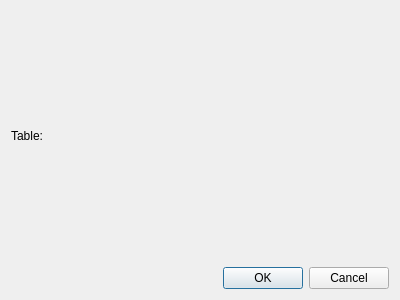
<?xml version="1.0" encoding="UTF-8"?>
<ui version="4.0">
 <class>chooseTableDialog</class>
 <widget class="QDialog" name="chooseTableDialog">
  <property name="geometry">
   <rect>
    <x>0</x>
    <y>0</y>
    <width>400</width>
    <height>300</height>
   </rect>
  </property>
  <property name="windowTitle">
   <string>Dialog</string>
  </property>
  <layout class="QVBoxLayout" name="verticalLayout">
   <item>
    <layout class="QHBoxLayout" name="horizontalLayout">
     <item>
      <widget class="QLabel" name="label">
       <property name="text">
        <string>Table:</string>
       </property>
      </widget>
     </item>
    </layout>
   </item>
   <item>
    <widget class="QDialogButtonBox" name="buttonBox">
     <property name="orientation">
      <enum>Qt::Horizontal</enum>
     </property>
     <property name="standardButtons">
      <set>QDialogButtonBox::Cancel|QDialogButtonBox::Ok</set>
     </property>
    </widget>
   </item>
  </layout>
 </widget>
 <resources/>
 <connections>
  <connection>
   <sender>buttonBox</sender>
   <signal>accepted()</signal>
   <receiver>chooseTableDialog</receiver>
   <slot>accept()</slot>
   <hints>
    <hint type="sourcelabel">
     <x>248</x>
     <y>254</y>
    </hint>
    <hint type="destinationlabel">
     <x>157</x>
     <y>274</y>
    </hint>
   </hints>
  </connection>
  <connection>
   <sender>buttonBox</sender>
   <signal>rejected()</signal>
   <receiver>chooseTableDialog</receiver>
   <slot>reject()</slot>
   <hints>
    <hint type="sourcelabel">
     <x>316</x>
     <y>260</y>
    </hint>
    <hint type="destinationlabel">
     <x>286</x>
     <y>274</y>
    </hint>
   </hints>
  </connection>
 </connections>
</ui>
